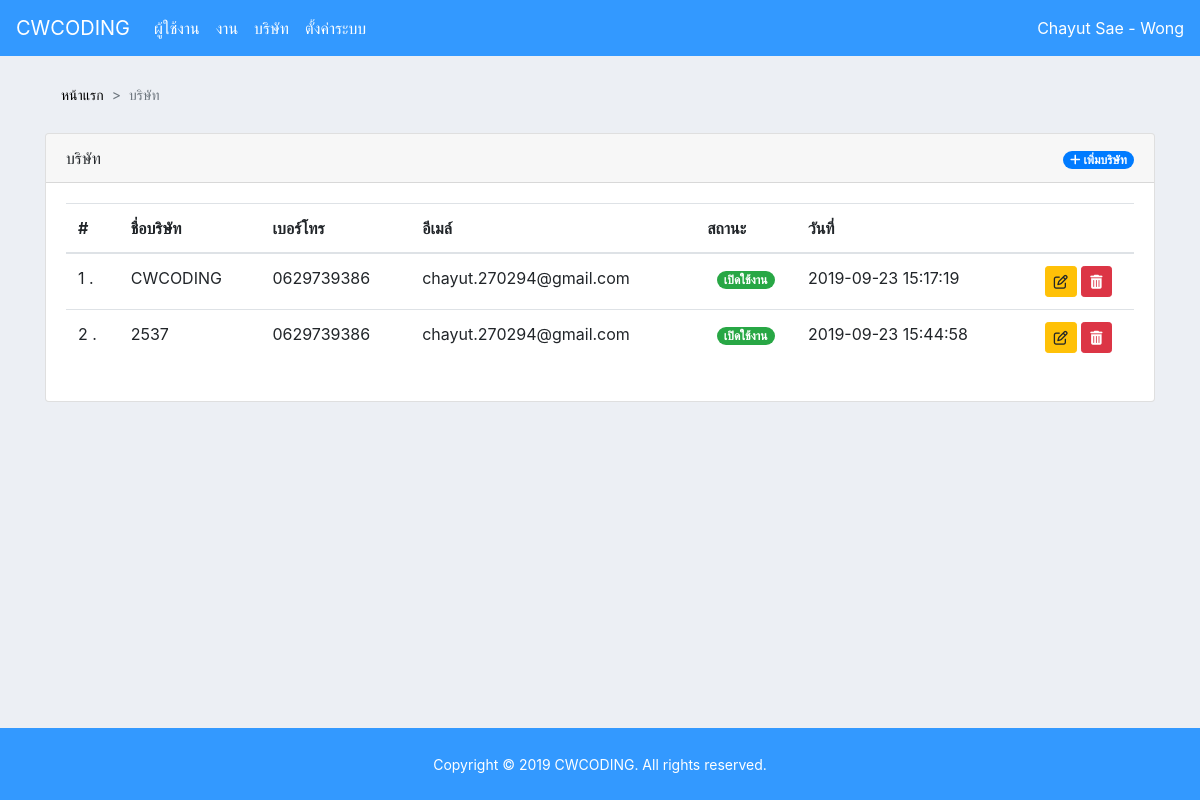
/app/dashboard/?page=company (signed in), run on the app's committed database.
### tables this page shows
CREATE TABLE `company` (
  `id` int(11) NOT NULL,
  `name` varchar(100) NOT NULL,
  `business_type` text NOT NULL,
  `about` text NOT NULL,
  `address` text NOT NULL,
  `province` int(11) NOT NULL,
  `tel` varchar(20) NOT NULL,
  `email` varchar(100) NOT NULL,
  `web_site` varchar(100) NOT NULL,
  `contact` varchar(100) NOT NULL,
  `updated_at` datetime NOT NULL,
  `created_at` datetime NOT NULL,
  `status` enum('Y','N') NOT NULL
);

### services/services.php (called while the page is built, shortened)
<?php
require_once("../../db_function/db_function.php");
$connection = db_connect();
function get_company($req = null)
{
    global $connection;
    $sql = "SELECT `id`, `name`, `status`, `business_type`, `about`, `address`, `province`, `tel`, `email`, `web_site`, `contact`, `updated_at`, `created_at` FROM `company` ";
    $result = db_select($connection, $sql);
    $rows = array();
    if (!empty($result)) {
        foreach ($result as $row) {
            $rows[] = $row;
        }
    }
    return $rows;
}

### db_function/db_function.php (called while the page is built, shortened)
<?php
function db_query($connection,$sql){
    try{
        $result = $connection->query($sql);
        return $result;
    }
    catch(Exception $e){
        echo "Erorer Code : " . $e->getCode() ."<br/>DB Query Failed: " . $e->getMessage();
        exit();
    }
}
function db_select($connection,$sql){
        $result = db_query($connection,$sql);
        $rows = array();
        while($row = $result->fetch_assoc()){
            $rows[] = $row;
        }
        return $rows;
}
?>

### app/company/company.php (the view, shortened to what this page needs)
<nav aria-label="breadcrumb" class="mt-3">
    <div class="container">
        <ol class="breadcrumb">
            <li class="breadcrumb-item"><a href="./">หน้าแรก</a></li>
            <li class="breadcrumb-item active" aria-current="page">บริษัท</li>
        </ol>
    </div>
</nav>
<div id="page-content">
    <div class="container">
        <div class="row">
            <div class="col-md-12">
                <div class="card">
                    <div class="card-header">
                        <div class="row">
                            <div class="col-md-6">
                                บริษัท
                            </div>
                            <div class="col-md-6 text-right">
                                <a href="?page=company_add" class="badge badge-pill badge-primary"><i class="fa fa-plus"></i>
                                    เพิ่มบริษัท</a>
                            </div>
                        </div>
                    </div>
                    <div class="card-body">
                        <table id="myTable" class="table">
                            <thead>
                                <tr>
                                    <th>#</th>
                                    <th>ชื่อบริษัท</th>
                                    <th>เบอร์โทร</th>
                                    <th>อีเมล์</th>
                                    <th>สถานะ</th>
                                    <th>วันที่</th>
                                    <th></th>
                                </tr>
                            </thead>
                            <tbody>
                                <?php
                                $res = get_company();
                                $num = 1;
                                foreach ($res as $row) {
                                    if ($row["status"] == "Y") {
                                        $bg_status = "badge-success";
                                        $status = "เปิดใช้งาน";
                                    } else {
                                        $bg_status = "badge-secondary";
                                        $status = "ปิดใช้งาน";
                                    }
                                    ?>
                                    <tr>
                                        <td scope="row"><?php echo $num;?> .</td>
                                        <td><?php echo $row["name"]; ?></td>
                                        <td><?php echo $row["tel"]; ?></td>
                                        <td><?php echo $row["email"]; ?></td>
                                        <td class="text-center"><span class="badge badge-pill <?php echo $bg_status; ?>"><?php echo $status; ?></span></td>
                                        <td><?php echo $row["created_at"]; ?></td>
                                        <td class="text-center">
                                            <form method="POST" class="d-inline" action="?page=company_edit">
                                                <button title="แก้ไข" class="btn btn-warning btn-sm text-black"><i class="fa fa-edit"></i></button>
                                            </form>
                                            <form method="POST" class="d-inline" action="../company/do_company.php">
                                                <button title="ลบ" onClick="return confirm('คุณต้องการลบข้อมูลนี้ใช่หรือไม่ ?');" class="btn btn-danger btn-sm text-black"><i class="fa fa-trash"></i></button>
                                            </form>
                                        </td>
                                    </tr>
                                <?php $num++;
                                } ?>
                            </tbody>
                        </table>
                    </div>
                </div>
            </div>
        </div>
    </div>
</div>

### assets/css/style.css (style rules this page uses)
:root { --input-padding-x: 1.5rem; --input-padding-y: .75rem; }
body { background: #007bff; background: linear-gradient(to right, #0062E6, #33AEFF); }
html, body { height: 100%; }
body { background: #eceff4 !important; }
#page-content { flex: 1 0 auto; }
.breadcrumb-item+.breadcrumb-item::before { display: inline-block; padding-right: .5rem; color: #6c757d; content: ">"; }
.breadcrumb { display: -ms-flexbox; display: flex; -ms-flex-wrap: wrap; flex-wrap: wrap; padding: .75rem 1rem; margin-bottom: 1rem; list-style: none; background-color: transparent; border-radius: .25rem; }
.breadcrumb-item { font-size: 14px; }
.breadcrumb-item>a { color: #000000; text-decoration: none; }

### data on the page
company: name "CWCODING", tel "0629739386", email "chayut.270294@gmail.com", status "เปิดใช้งาน", created_at "2019-09-23 15:17:19"
company: name "2537", tel "0629739386", email "chayut.270294@gmail.com", status "เปิดใช้งาน", created_at "2019-09-23 15:44:58"

### other printed values
$_SESSION["FIRSTNAME"] "Chayut"
$_SESSION["LASTNAME"] "Sae - Wong"
